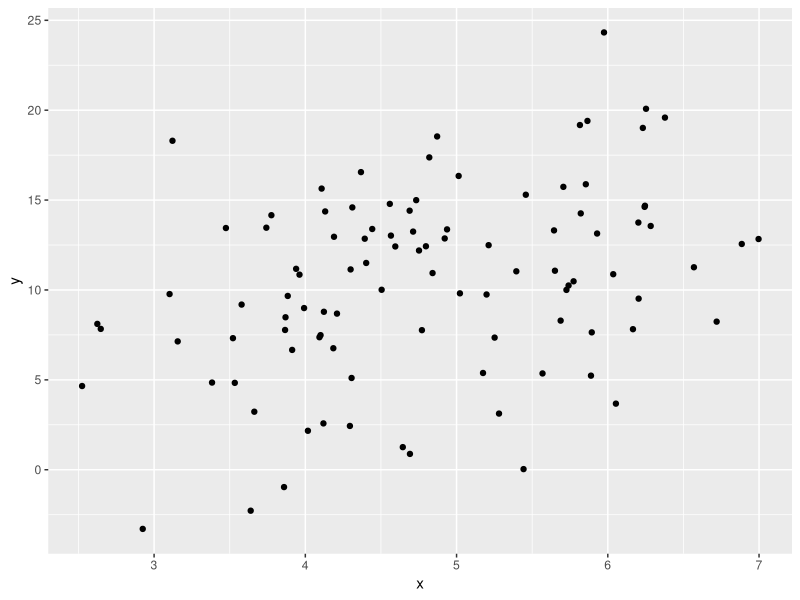
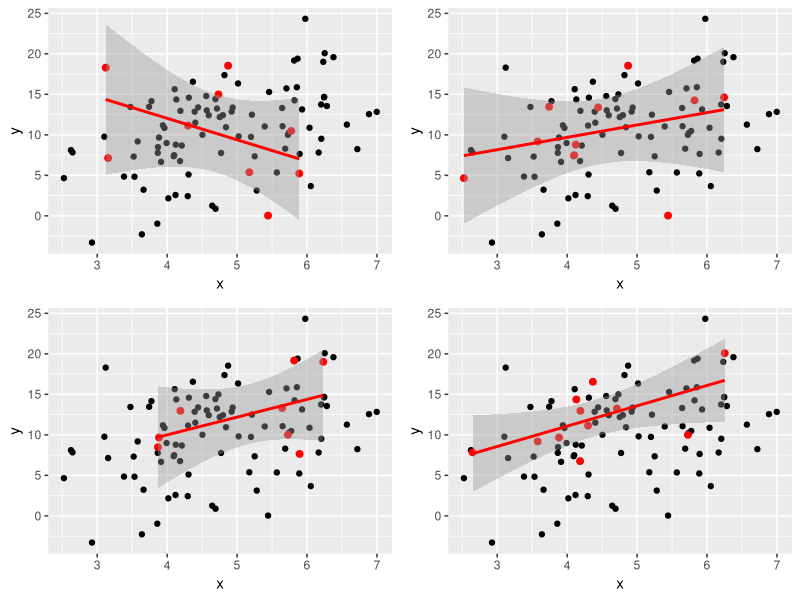
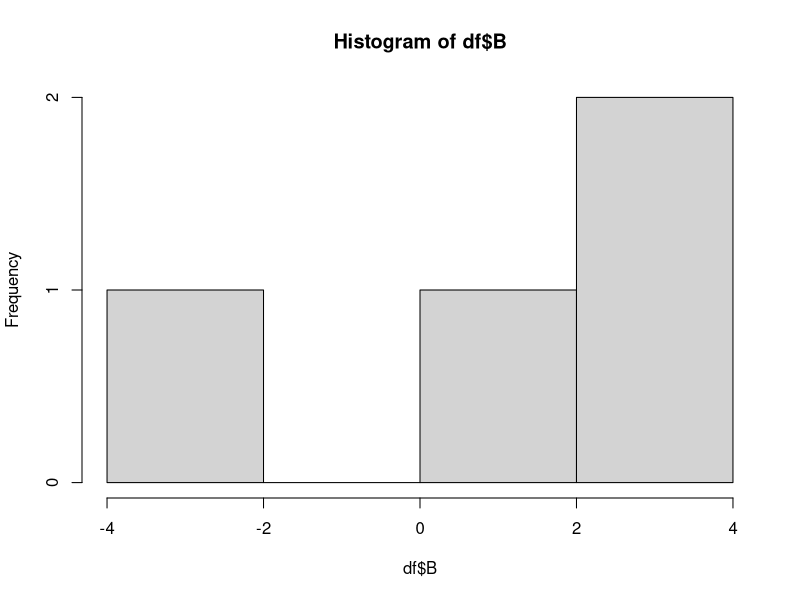
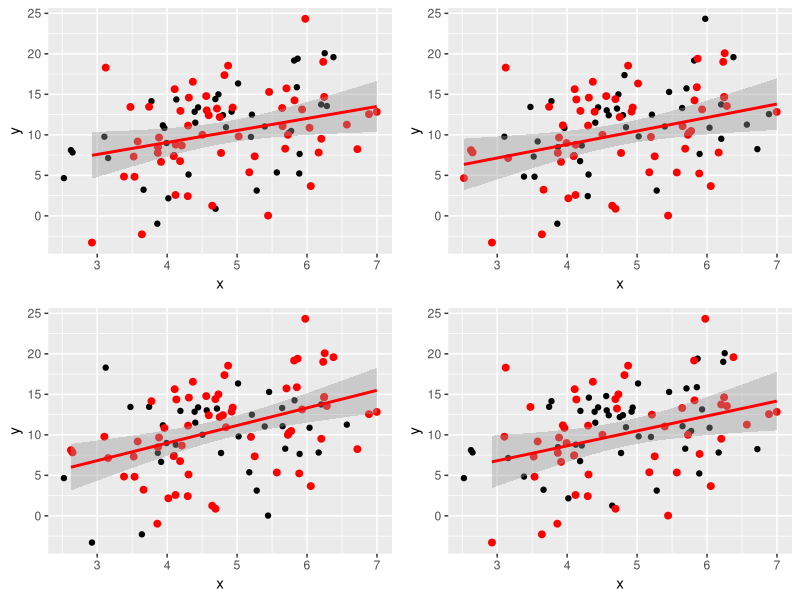
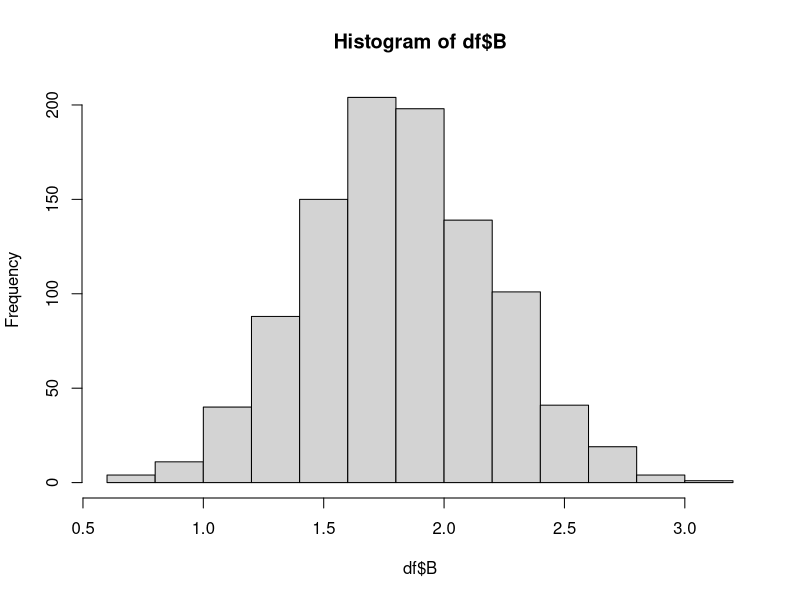

Reproduce these figures in R, in order.
## ---- chunk 1
data <- c(1, 2, 10, 5, 20, 3)
m <- mean(data)
sd <- sd(data)
n <- length(data)
SE <- sd/sqrt(n)
(LL <- m - 1.96*SE)
(UL <- m + 1.96*SE)
## ---- chunk 2
N <- 100
p.draw <- 0.1 # Probabiltiy of selecing for sample
p.draw1 <- 0.6
library(truncnorm)
library(ggplot2)
library(gridExtra)
x <- rtruncnorm(n= N, a=0, b=7, mean=5, sd=1.6)
y <- 1 + 2*x + 5*rnorm(N)

pop <- data.frame(x, y)
## ---- chunk 3
ggplot() +
  geom_point(data = pop, aes(x = x, y = y), color = "black")
## ---- chunk 4
totalSamples <- 4
sampNo <- 1
df <- data.frame() #store the Bs
listOfPlots <- vector(mode = "list", length = totalSamples) #initalize list of plosts

## ---- chunk 5
while(sampNo<=totalSamples) {
  
  select <- sample(x = c(TRUE, FALSE),size = N, replace = T, prob = c(p.draw, 1-p.draw))
  samp <- data.frame(x, y, select)
  
  df <- rbind(df,unname(lm(data = samp[select == T, ], y ~x)$coefficients[2]))
  

 
  if(totalSamples<10){  
    listOfPlots[[sampNo]] <- ggplot() +
      geom_point(data = pop, aes(x = x, y = y), color = "black") +
      geom_point(data = samp[select == T, ], aes(x = x, y = y), color = "red", size = 2) +
      #geom_smooth(data = pop, aes(x = x, y = y), method = "lm", se = FALSE, color = "black") +
      geom_smooth(data = samp[select == T, ], aes(x = x, y = y), method = "lm", se = T, color = "red")
    
    
      
    }
  

  sampNo <- sampNo + 1
}

  names(df) <- "B"


  if(totalSamples<17){  
  n <- length(listOfPlots)
  nCol <- floor(sqrt(n))
  do.call("grid.arrange", c(listOfPlots, ncol=nCol))
  }
  
## ---- chunk 6
  hist(x = df$B)
## ---- chunk 7
totalSamples <- 4
sampNo <- 1
df <- data.frame() #store the Bs
listOfPlots <- vector(mode = "list", length = totalSamples) #initalize list of plosts

## ---- chunk 8
while(sampNo<=totalSamples) {
  
  select <- sample(x = c(TRUE, FALSE),size = N, replace = T, prob = c(p.draw1, 1-p.draw1))
  samp <- data.frame(x, y, select)
  
  df <- rbind(df,unname(lm(data = samp[select == T, ], y ~x)$coefficients[2]))
  

 
  if(totalSamples<10){  
    
    
    listOfPlots[[sampNo]] <- ggplot() +
      geom_point(data = pop, aes(x = x, y = y), color = "black") +
      geom_point(data = samp[select == T, ], aes(x = x, y = y), color = "red", size = 2) +
      #geom_smooth(data = pop, aes(x = x, y = y), method = "lm", se = FALSE, color = "black") +
      geom_smooth(data = samp[select == T, ], aes(x = x, y = y), method = "lm", se = T, color = "red")
    
    
      
    }
  

  sampNo <- sampNo + 1
}

  names(df) <- "B"


  if(totalSamples<17){  
  n <- length(listOfPlots)
  nCol <- floor(sqrt(n))
  do.call("grid.arrange", c(listOfPlots, ncol=nCol))
  }
  

## ---- chunk 9
totalSamples <- 1000
sampNo <- 1
df <- data.frame() #store the Bs
listOfPlots <- vector(mode = "list", length = totalSamples) #initalize list of plosts

## ---- chunk 10
while(sampNo<=totalSamples) {
  
  select <- sample(x = c(TRUE, FALSE),size = N, replace = T, prob = c(p.draw1, 1-p.draw1))
  samp <- data.frame(x, y, select)
  
  df <- rbind(df,unname(lm(data = samp[select == T, ], y ~x)$coefficients[2]))
  

 
  if(totalSamples<10){  
    listOfPlots[[sampNo]] <- ggplot() +
      geom_point(data = pop, aes(x = x, y = y), color = "black") +
      geom_point(data = samp[select == T, ], aes(x = x, y = y), color = "red", size = 2) +
      #geom_smooth(data = pop, aes(x = x, y = y), method = "lm", se = FALSE, color = "black") +
      geom_smooth(data = samp[select == T, ], aes(x = x, y = y), method = "lm", se = T, color = "red")
    
    
      
    }
  

  sampNo <- sampNo + 1
}

  names(df) <- "B"


  if(totalSamples<17){  
  n <- length(listOfPlots)
  nCol <- floor(sqrt(n))
  do.call("grid.arrange", c(listOfPlots, ncol=nCol))
  }
  
  hist(x = df$B)
